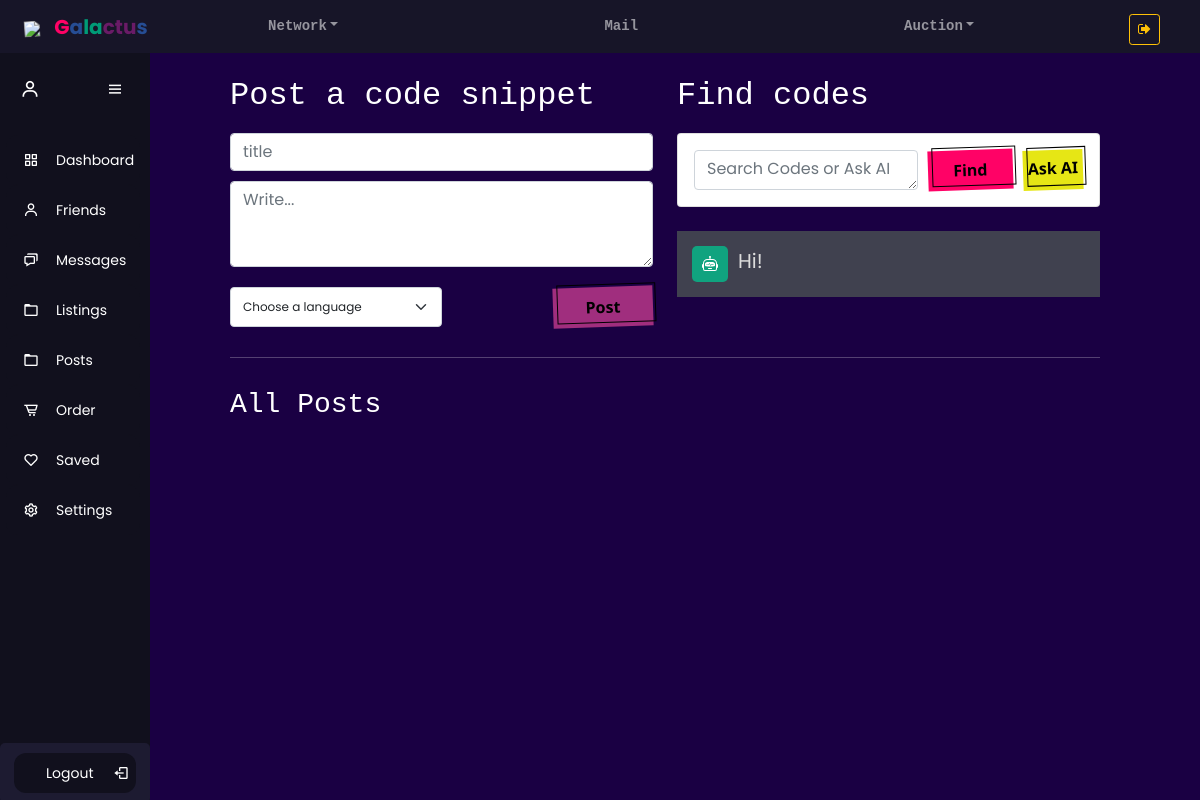
Before: /network/ (signed in) with the older database file.
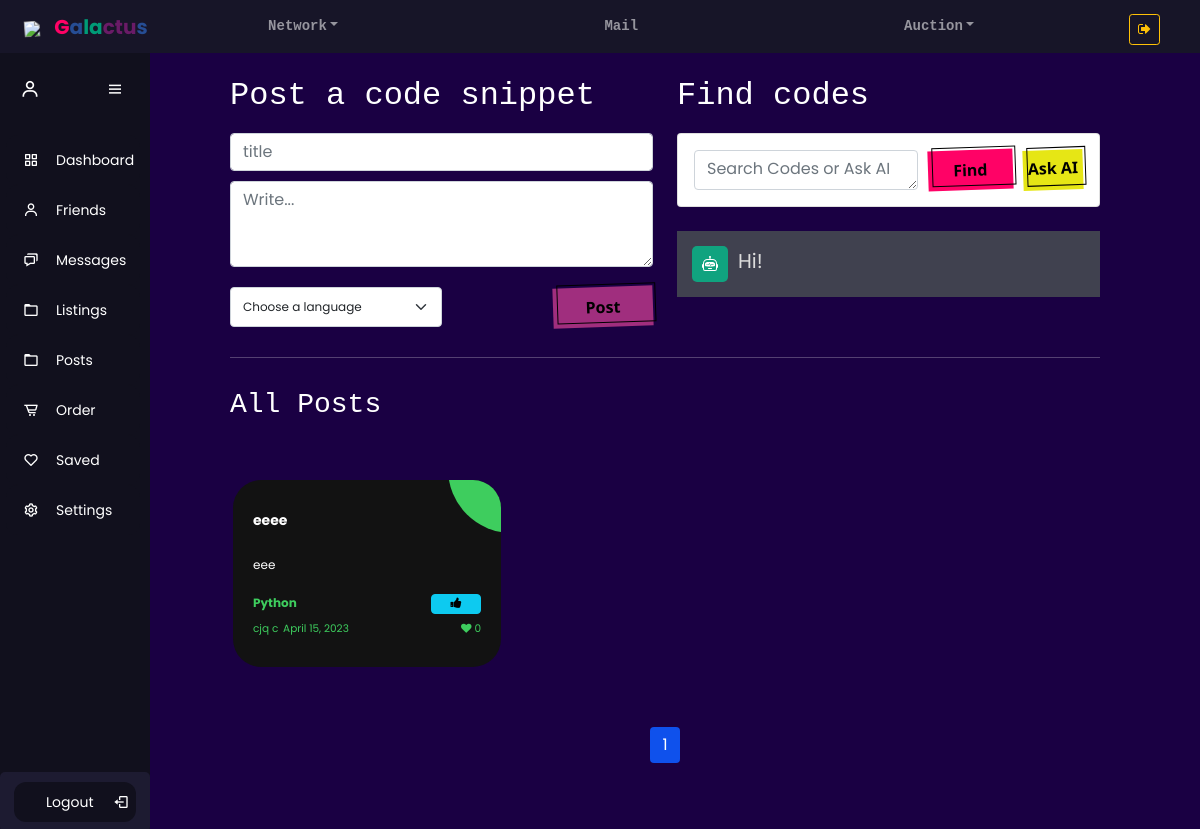
After: the same page with the newer database file.
### network/models.py (models this page shows, shortened)
class Post(models.Model):
    owner = models.ForeignKey(settings.AUTH_USER_MODEL, on_delete=models.PROTECT, related_name='posts')
    content = models.CharField(max_length=5000)
    likes = models.IntegerField(default=0)
    date = models.DateField(auto_now_add=True)
    lang = models.CharField(max_length=10)
    title = models.CharField(max_length=200)

### authMain/models.py (models this page shows)
class User(AbstractUser):
    pass

### network/views.py (the view)
# urls.py: path("", views.home, name="home"),
def home(request):
    allPosts = Post.objects.all().order_by('date')
    pageNumber = request.GET.get('page')
    query = request.GET.get('search')
    if query:
        allPosts = allPosts.filter(Q(content__icontains=query) | Q(title__icontains=query) | Q(lang__icontains=query))
    p = Paginator(allPosts, 6)
    pagePosts = p.get_page(pageNumber)
    try:
        allYourLikes = Like.objects.filter(liker=request.user)
        postsYouLiked = list(map(lambda x : x.post, allYourLikes))
    except:
        postsYouLiked = []
    return render(request, "network/home.html", {
        'posts': pagePosts,
        'languages': languages,
        'page-num': pageNumber,
        'liked_posts': postsYouLiked,
    })

### network/templates/network/home.html (shortened to what this page needs)
{% extends "authMain/layout.html" %}
{% load static %}
{% block body %}
{% if user.is_authenticated %}
<div class="row">
  <div class="col-12 col-md-6">
    <form action="{% url 'network:create-post' %}" method="post">
      <div class="form-group">
        <label for="content" style="margin-bottom: 10px;font-size: 20px;">
          <h2>Post a code snippet</h2>
        </label>
        <div style="display: flex;flex-direction: column;">
          <input class="form-control" type="text" name="title" placeholder="title">
          <textarea class="form-control" rows="3" name="content" placeholder="Write..."
            style="margin-top:10px;margin-bottom: 10px;"></textarea>
          <div style="margin-top: 10px;display: flex;margin-bottom: 20px;justify-content: space-between;">
            <select class="form-select" style="width: 50%;font-size: 12px;" name="lang">
              <option selected disabled>Choose a language</option>
            </select>
            <button type="submit" class="button-53" style="background-color: #a02e7e;">Post</button>
          </div>
        </div>
      </div>
    </form>
  </div>
  <div class="col-12 col-md-6" style="color: black;">
    <h2 style="color: white;margin-bottom:18px">Find codes</h2>
    <div class="card">
      <div class="card-body" style="display: flex;">
        <form style="display: flex;">
          <div style="display: flex;">
            <textarea name="search" class="form-control" id="prompt" rows="1" cols="40"
              placeholder="Search Codes or Ask AI"></textarea>
            <button type="submit" id="find-btn" class="button-53">Find</button>
          </div>
        </form>
        <button id="ai-btn" class="button-53">Ask AI</button>
      </div>
    </div>
    <br>
    <div id="ai-container">
      <div class="wrapper ai">
        <div class="chat">
          <div class="profile">
          </div>
          <div id="ai-response">Hi! </div>
        </div>
      </div>
    </div>
  </div>
</div>
{% endif %}
<hr style="margin-top: 10px;margin-bottom:30px">
<div class="row">
  <h3>All Posts</h3>
</div>
<div class="row">
  <div class="feed">
    {% for post in posts %}
    {% include 'network/card.html' %}
    {% endfor %}
  </div>
</div>
{% if posts %}
<div class="row" style="margin-top: -20px;margin-bottom: 50px;">
  <nav>
    <ul class="pagination justify-content-center">
      <li class="page-item"><a class="page-link" style="background-color: #0f51ec;border: #0f51ec;color: white;"
          href="">{{ posts.number }}</a></li>
    </ul>
  </nav>
</div>
{% endif %}
{% endblock %}

### network/templates/network/card.html (shortened to what this page needs)
<div class="post post-link">
    <a href="{% url 'network:post' post.id %}">
        <div class="post-color {{ post.lang }}"></div>
        <div class="post-title">
            {{ post.title }}
        </div>
        <div>
            <p class="post-para"
                style="text-decoration: none;color:#fff;font-size:12px;margin-top: 20px;margin-bottom: 20px;overflow: hidden;max-height: 100px;">
                {{ post.content}}
            </p>
        </div>
    </a>
    <div class="post-publish">
        <div style="display: flex;justify-content: space-between;">
            <a href="{% url 'network:post' post.id %}">
                <div class="{{ post.lang }}">
                    <b>{{ post.lang | title}}</b>
                </div>
            </a>
            <div>
                {% if post.owner == user %}
                <button class="btn btn-primary btn-card" data-toggle="modal"
                    data-target="#modal_edit_{{ post.id }}">Edit</button>
                <button class="btn btn-danger btn-card" data-toggle="modal"
                    data-target="#modal_remove_{{ post.id }}">Remove</button>
                {% else %}
                {% if post in liked_posts %}
                <button class="btn btn-danger btn-card" id="like-btn" onclick="unlike({{post.id}})"><i
                        id="like-btn-icon" style="font-size: 12px;" class="fa fa-thumbs-down"></i></button>
                {% else %}
                <button class="btn btn-info btn-card" id="like-btn" onclick="like({{post.id}})"><i id="like-btn-icon"
                        style="font-size: 12px;" class="fa fa-thumbs-up"></i></button>
                {% endif %}
                {% endif %}
            </div>
        </div>
        <a href="{% url 'network:post' post.id %}">
            <div style="display: flex;justify-content: space-between;margin-top: 5px;">
                <div>
                    <small class="{{ post.lang }}">
                        <span style="margin-right: 2px;">{{ post.owner }}</span>
                        {{ post.date }}
                    </small>
                </div>
                <div>
                    <small class="{{ post.lang }}">
                        <i class="fa fa-heart"></i> <span id="likes-num">{{ post.likes }}</span>
                    </small>
                </div>
            </div>
        </a>
    </div>
</div>

Changed rows visible on the page:
added Post: title "eeee", content "eee", lang "Python", owner "cjq c", date "April 15, 2023", likes "0"
Other visible differences:
{{ posts.number }}: (not shown) → "1"
